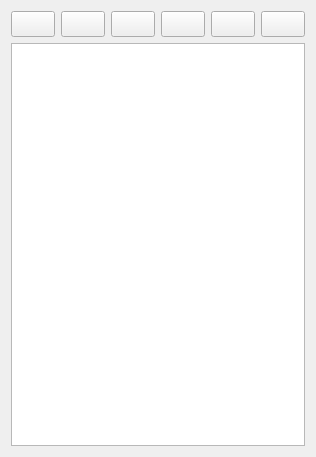
<?xml version="1.0" encoding="UTF-8"?>
<ui version="4.0">
 <class>FSPane</class>
 <widget class="QWidget" name="FSPane">
  <property name="geometry">
   <rect>
    <x>0</x>
    <y>0</y>
    <width>293</width>
    <height>457</height>
   </rect>
  </property>
  <property name="windowTitle">
   <string>Form</string>
  </property>
  <property name="styleSheet">
   <string notr="true">QPushButton {
	padding: 5px;

}</string>
  </property>
  <layout class="QVBoxLayout" name="verticalLayout">
   <item>
    <layout class="QHBoxLayout" name="horizontalLayout">
     <item>
      <widget class="QPushButton" name="buttonUp">
       <property name="text">
        <string/>
       </property>
       <property name="icon">
        <iconset resource="../../../res.qrc">
         <normaloff>:/resources/actions/go-up.png</normaloff>:/resources/actions/go-up.png</iconset>
       </property>
      </widget>
     </item>
     <item>
      <widget class="QPushButton" name="buttonFilter">
       <property name="icon">
        <iconset resource="../../../res.qrc">
         <normaloff>:/resources/actions/view-filter.png</normaloff>:/resources/actions/view-filter.png</iconset>
       </property>
      </widget>
     </item>
     <item>
      <widget class="QPushButton" name="buttonSyncTabFile">
       <property name="icon">
        <iconset resource="../../../res.qrc">
         <normaloff>:/resources/actions/system-switch-user.png</normaloff>:/resources/actions/system-switch-user.png</iconset>
       </property>
      </widget>
     </item>
     <item>
      <widget class="QPushButton" name="buttonBackRoot">
       <property name="icon">
        <iconset resource="../../../res.qrc">
         <normaloff>:/resources/actions/go-previous.png</normaloff>:/resources/actions/go-previous.png</iconset>
       </property>
      </widget>
     </item>
     <item>
      <widget class="QPushButton" name="buttonNextkRoot">
       <property name="icon">
        <iconset resource="../../../res.qrc">
         <normaloff>:/resources/actions/go-next.png</normaloff>:/resources/actions/go-next.png</iconset>
       </property>
      </widget>
     </item>
     <item>
      <widget class="QPushButton" name="buttonCollapseAll">
       <property name="icon">
        <iconset resource="../../../res.qrc">
         <normaloff>:/resources/actions/zoom-out.png</normaloff>:/resources/actions/zoom-out.png</iconset>
       </property>
      </widget>
     </item>
     <item>
      <spacer name="horizontalSpacer">
       <property name="orientation">
        <enum>Qt::Horizontal</enum>
       </property>
       <property name="sizeHint" stdset="0">
        <size>
         <width>40</width>
         <height>20</height>
        </size>
       </property>
      </spacer>
     </item>
    </layout>
   </item>
   <item>
    <widget class="FSTree" name="tree"/>
   </item>
  </layout>
 </widget>
 <customwidgets>
  <customwidget>
   <class>FSTree</class>
   <extends>QTreeView</extends>
   <header>fstree</header>
  </customwidget>
 </customwidgets>
 <resources>
  <include location="../../../res.qrc"/>
 </resources>
 <connections/>
</ui>
